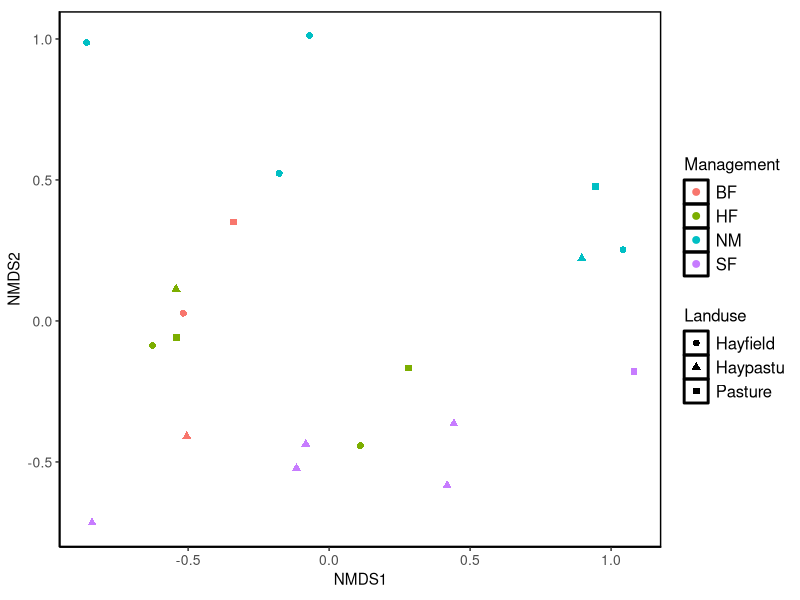
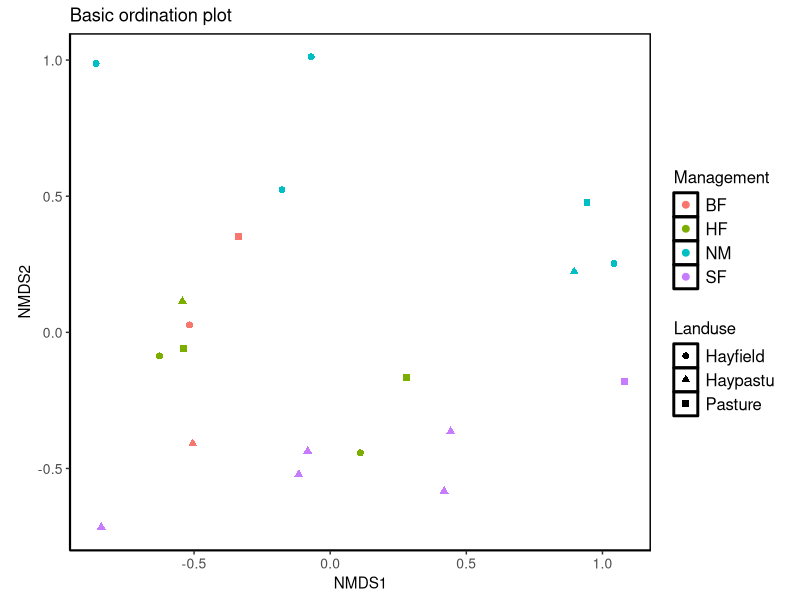
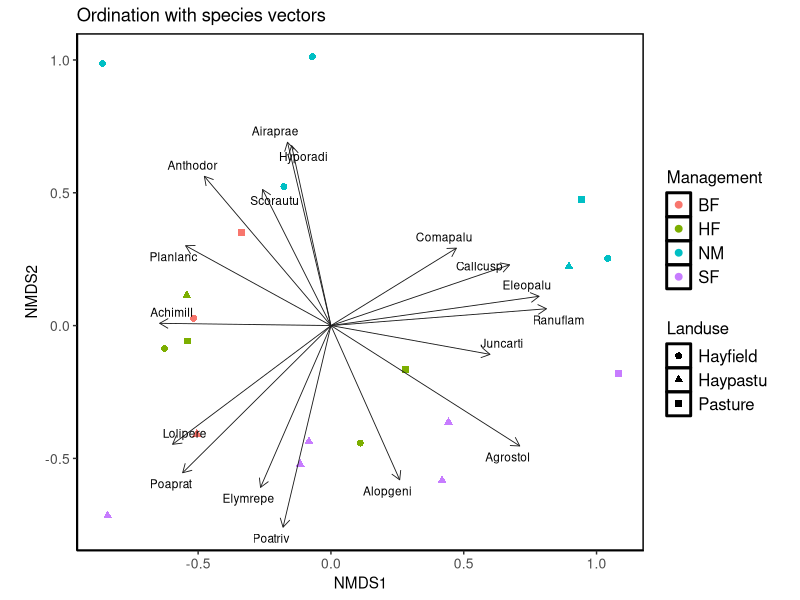

Recreate these plots in R, in order.
#Laura Barraclough
#Started: 10/02/2022
#email: s1729795@ed.ac.uk

#The aim of this script is to work through the code required for NMDS graphs
#The website I will be using is:https://jkzorz.github.io/2019/06/06/NMDS.html

# 1. Install packages and load data frame ----
#install.packages("vegan")
library(vegan)
library(dplyr)
library(ggplot2)
#install.packages("ggrepel")
library(ggrepel)

data("dune")
data("dune.env")

# 2. Data wrangling ----
dune.mds <- metaMDS(dune, distance = "bray", autotransform = F)
dune.envfit <- envfit(dune.mds, dune.env, permutations = 999) # this fits environmental vectors
dune.spp.fit <- envfit(dune.mds, dune, permutations = 999) # this fits species vector

site.scrs <- as.data.frame(scores(dune.mds, display = "sites")) #save NMDS results into dataframe
site.scrs <- cbind(site.scrs, Management = dune.env$Management) #add grouping variable "Management" to dataframe
site.scrs <- cbind(site.scrs, Landuse = dune.env$Use) #add grouping variable of cluster grouping to dataframe
#site.scrs <- cbind(site.scrs, Site = rownames(site.scrs)) #add site names as variable if you want to display on plot

spp.scrs <- as.data.frame(scores(dune.spp.fit, display = "vectors")) #save species intrinsic values into dataframe
spp.scrs <- cbind(spp.scrs, Species = rownames(spp.scrs)) #add species names to dataframe
spp.scrs <- cbind(spp.scrs, pval = dune.spp.fit$vectors$pvals) #add pvalues to dataframe so you can select species which are significant
#spp.scrs<- cbind(spp.scrs, abrev = abbreviate(spp.scrs$Species, minlength = 6)) #abbreviate species names
sig.spp.scrs <- subset(spp.scrs, pval<=0.05) #subset data to show species significant at 0.05

head(spp.scrs)


env.scores.dune <- as.data.frame(scores(dune.envfit, display = "vectors")) #extracts relevant scores from envifit
env.scores.dune <- cbind(env.scores.dune, env.variables = rownames(env.scores.dune)) #and then gives them their names

env.scores.dune <- cbind(env.scores.dune, pval = dune.envfit$vectors$pvals) # add pvalues to dataframe
sig.env.scrs <- subset(env.scores.dune, pval<=0.05) #subset data to show variables significant at 0.05

head(env.scores.dune)


(nmds.plot.dune <- ggplot(site.scrs, aes(x=NMDS1, y=NMDS2))+ #sets up the plot
  geom_point(aes(NMDS1, NMDS2, colour = factor(site.scrs$Management), shape = factor(site.scrs$Landuse)), size = 2)+ #adds site points to plot, shape determined by Landuse, colour determined by Management
  coord_fixed()+
  theme_classic()+ 
  theme(panel.background = element_rect(fill = NA, colour = "black", size = 1, linetype = "solid"))+
  labs(colour = "Management", shape = "Landuse")+ # add legend labels for Management and Landuse
  theme(legend.position = "right", legend.text = element_text(size = 12), legend.title = element_text(size = 12), axis.text = element_text(size = 10))) # add legend at right of plot

nmds.plot.dune + labs(title = "Basic ordination plot") #displays plot
#ggsave(nmds.plot.dune, file = "Graphs/nmds_practice.png", width = 5, height = 5)


(nmds.plot.dune+
  geom_segment(data = sig.spp.scrs, aes(x = 0, xend=NMDS1, y=0, yend=NMDS2), arrow = arrow(length = unit(0.25, "cm")), colour = "grey10", lwd=0.3) + #add vector arrows of significant species
  ggrepel::geom_text_repel(data = sig.spp.scrs, aes(x=NMDS1, y=NMDS2, label = Species), cex = 3, direction = "both", segment.size = 0.25)+ #add labels for species, use ggrepel::geom_text_repel so that labels do not overlap
  labs(title = "Ordination with species vectors"))
